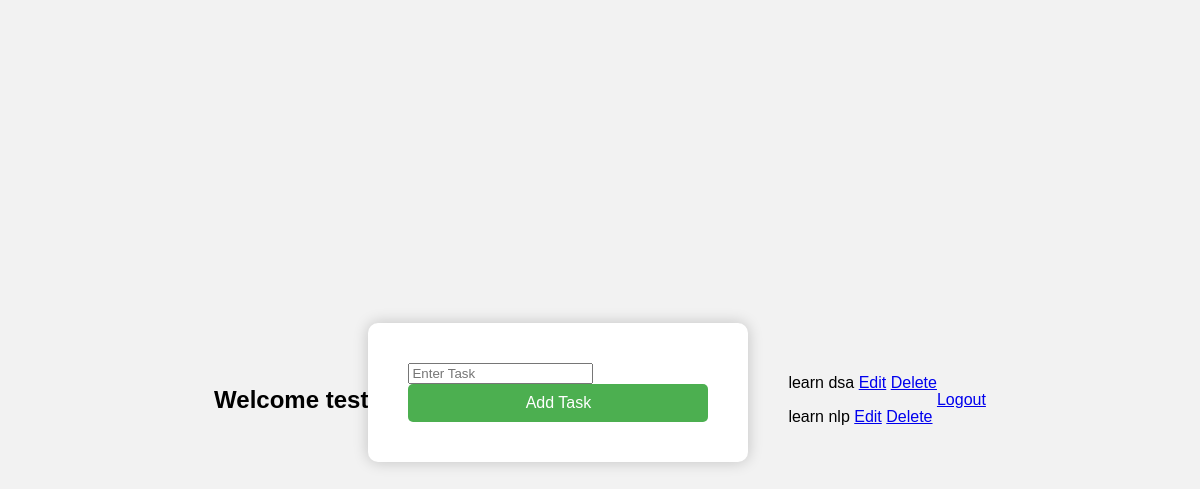
Page / (signed in) on the earlier database version.
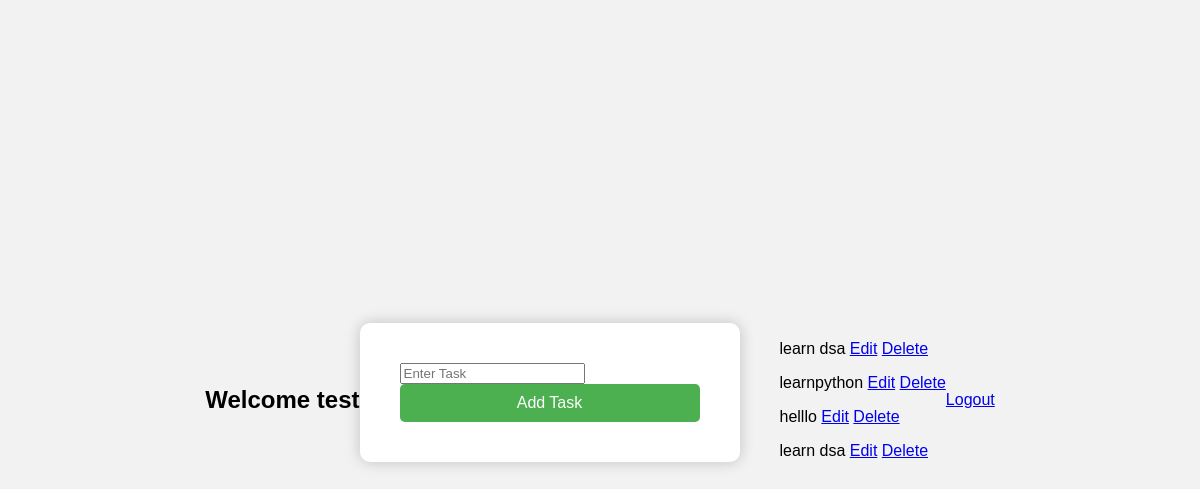
Same page on the later database version.
### tables this page shows
CREATE TABLE tasks (id INTEGER PRIMARY KEY, task TEXT, user TEXT);

### app.py (the view)
@app.route('/')
def home():
    if "user" in session:
        db = get_db()
        tasks = db.execute("SELECT * FROM tasks WHERE user=?", (session["user"],)).fetchall()
        return render_template("dashboard.html", tasks=tasks)
    return redirect("/login")

### app.py (called while the page is built)
def get_db():
    return sqlite3.connect("database.db")

### templates/dashboard.html
<link rel="stylesheet" href="{{ url_for('static', filename='style.css') }}">
<h2>Welcome {{session['user']}}</h2>
<form action="/add" method="post">
  <input name="task" placeholder="Enter Task" required>
  <button>Add Task</button>
</form>
<ul>
  {% for task in tasks %}
    <p>
        {{ task[1] }}
        <a href="/edit/{{ task[0] }}">Edit</a>
        <a href="/delete/{{ task[0] }}">Delete</a>
    </p>
  {% endfor %}
</ul>
<a href="/logout">Logout</a>

### static/style.css (style rules this page uses)
form { background-color: #fff; padding: 40px; border-radius: 10px; box-shadow: 0 0 15px rgba(0,0,0,0.2); width: 300px; }
h2 { text-align: center; margin-bottom: 20px; }
button { width: 100%; padding: 10px; background-color: #4CAF50; border: none; border-radius: 5px; color: white; font-size: 16px; cursor: pointer; }

Differences in the rows shown:
changed tasks: task "learn nlp" → "learnpython"
added tasks: task "helllo"
added tasks: task "learn dsa"
